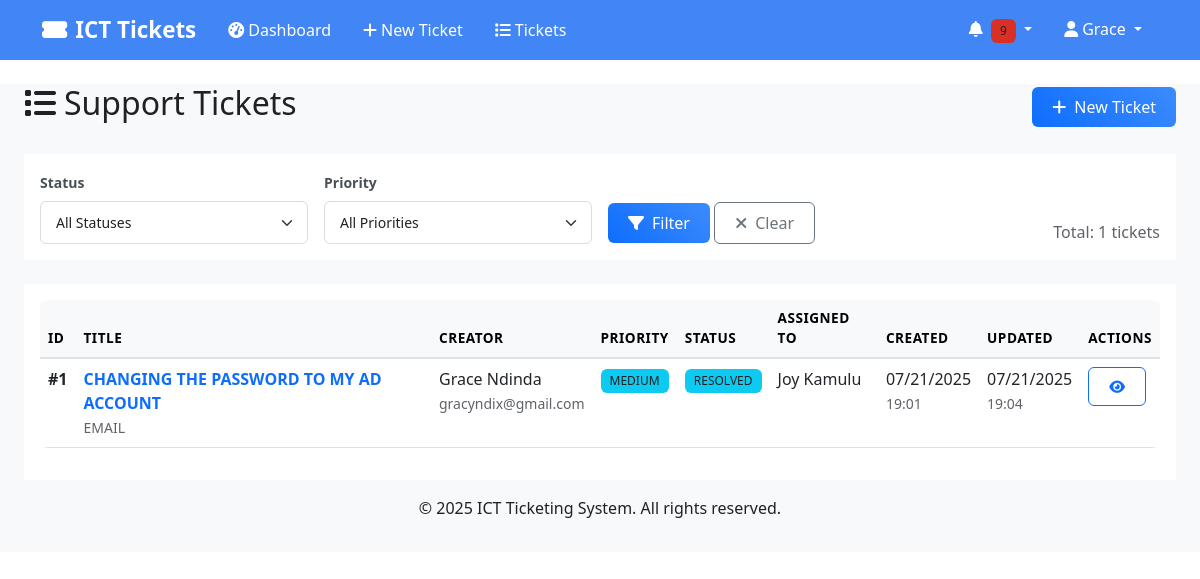
The page /tickets (signed in) on the database as committed earlier.
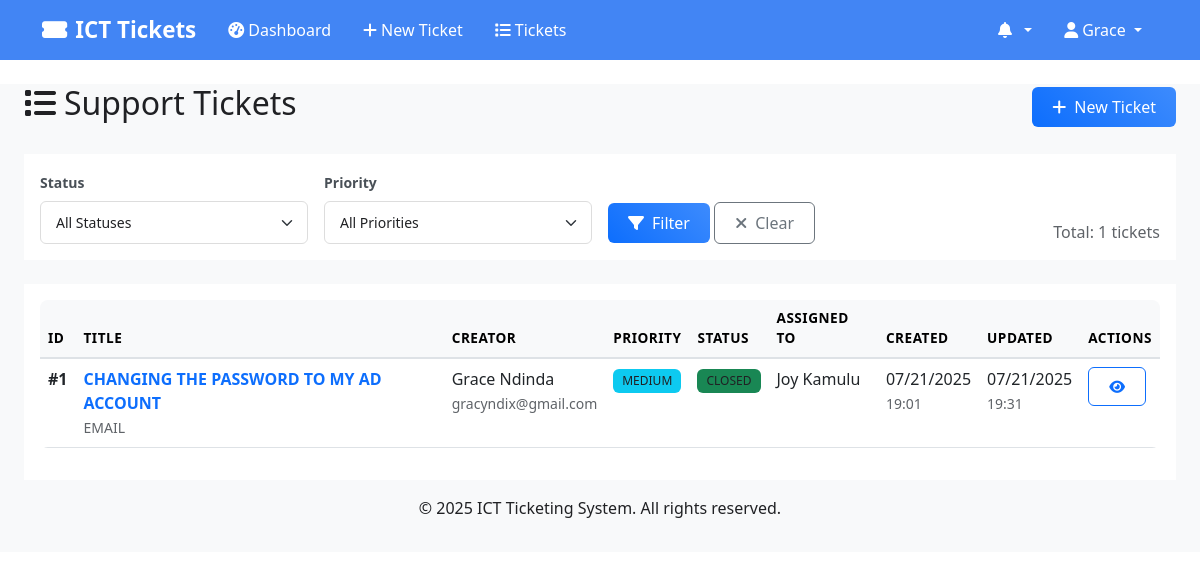
The same page on the database as committed later.
### models.py (models this page shows, shortened)
class Ticket(db.Model):
    __tablename__ = 'tickets'
    id = db.Column(db.Integer, primary_key=True)
    title = db.Column(db.String(200), nullable=False)
    description = db.Column(db.Text, nullable=False)
    priority = db.Column(db.String(10), nullable=False)  # 'URGENT', 'HIGH', 'MEDIUM', 'LOW'
    status = db.Column(db.String(20), default='OPEN')  # 'OPEN', 'IN_PROGRESS', 'RESOLVED', 'CLOSED'
    category = db.Column(db.String(50), nullable=True)
    created_by_id = db.Column(db.Integer, db.ForeignKey('users.id'), nullable=False)
    assigned_to_id = db.Column(db.Integer, db.ForeignKey('users.id'), nullable=True)
    created_at = db.Column(db.DateTime, default=datetime.utcnow)
    updated_at = db.Column(db.DateTime, default=datetime.utcnow, onupdate=datetime.utcnow)
    resolved_at = db.Column(db.DateTime, nullable=True)
    closed_at = db.Column(db.DateTime, nullable=True)
    comments = db.relationship('TicketComment', backref='ticket', cascade='all, delete-orphan')
    notifications = db.relationship('Notification', backref='ticket', cascade='all, delete-orphan')
    @property
    def priority_color(self):
        colors = {
            'URGENT': 'danger',
            'HIGH': 'warning',
            'MEDIUM': 'info',
            'LOW': 'success'
        }
        return colors.get(self.priority, 'secondary')
    @property
    def status_color(self):
        colors = {
            'OPEN': 'primary',
            'IN_PROGRESS': 'warning',
            'RESOLVED': 'info',
            'CLOSED': 'success'
        }
        return colors.get(self.status, 'secondary')

class User(UserMixin, db.Model):
    __tablename__ = 'users'
    id = db.Column(db.Integer, primary_key=True)
    username = db.Column(db.String(80), unique=True, nullable=False)
    email = db.Column(db.String(120), unique=True, nullable=False)
    phone = db.Column(db.String(20), nullable=True)
    password_hash = db.Column(db.String(256), nullable=False)
    first_name = db.Column(db.String(50), nullable=False)
    last_name = db.Column(db.String(50), nullable=False)
    role = db.Column(db.String(20), nullable=False)  # 'user', 'tech', 'admin'
    department_id = db.Column(db.Integer, db.ForeignKey('departments.id'), nullable=True)
    is_active = db.Column(db.Boolean, default=True)
    created_at = db.Column(db.DateTime, default=datetime.utcnow)
    updated_at = db.Column(db.DateTime, default=datetime.utcnow, onupdate=datetime.utcnow)
    department = db.relationship('Department', backref='users')
    created_tickets = db.relationship('Ticket', foreign_keys='Ticket.created_by_id', backref='creator')
    assigned_tickets = db.relationship('Ticket', foreign_keys='Ticket.assigned_to_id', backref='assignee')
    @property
    def full_name(self):
        return f"{self.first_name} {self.last_name}"

### routes.py (the view)
@app.route('/tickets')
@login_required
def list_tickets():
    page = request.args.get('page', 1, type=int)
    status_filter = request.args.get('status', '')
    priority_filter = request.args.get('priority', '')
    query = Ticket.query
    if current_user.role == 'user':
        query = query.filter_by(created_by_id=current_user.id)
    elif current_user.role == 'tech':
        query = query.filter(
            (Ticket.assigned_to_id == current_user.id) |
            (Ticket.assigned_to_id == None)
        )
    if status_filter:
        query = query.filter_by(status=status_filter)
    if priority_filter:
        query = query.filter_by(priority=priority_filter)
    tickets = query.order_by(Ticket.created_at.desc()).paginate(
        page=page, per_page=20, error_out=False
    )
    return render_template('ticket_list.html', tickets=tickets)

### app.py (called while the page is built)
@login_manager.user_loader
def load_user(user_id):
    from models import User
    return User.query.get(int(user_id))

### templates/ticket_list.html (shortened to what the changed rows need)
{% extends "base.html" %}
{% block content %}
<div class="container-fluid">
    <div class="row">
        <div class="col-12">
            <div class="d-flex justify-content-between align-items-center mb-4">
                <h2><i class="fas fa-list me-2"></i>Support Tickets</h2>
            </div>
        </div>
    </div>
    <div class="row">
        <div class="col-12">
            <div class="card">
                <div class="card-body">
                    {% if tickets.items %}
                    <div class="table-responsive">
                        <table class="table table-hover">
                            <thead class="table-light">
                                <tr>
                                    <th>ID</th>
                                    <th>Title</th>
                                    <th>Creator</th>
                                    <th>Priority</th>
                                    <th>Status</th>
                                    <th>Assigned To</th>
                                    <th>Created</th>
                                    <th>Updated</th>
                                    <th>Actions</th>
                                </tr>
                            </thead>
                            <tbody>
                                {% for ticket in tickets.items %}
                                <tr class="{% if ticket.priority == 'URGENT' %}table-danger{% endif %}">
                                    <td><strong>#{{ ticket.id }}</strong></td>
                                    <td>
                                        <a href="{{ url_for('view_ticket', ticket_id=ticket.id) }}"
                                           class="text-decoration-none fw-bold">
                                            {{ ticket.title[:50] }}{% if ticket.title|length > 50 %}...{% endif %}
                                        </a>
                                        <br>
                                        <small class="text-muted">{{ ticket.category }}</small>
                                    </td>
                                    <td>
                                        {{ ticket.creator.full_name }}<br>
                                        <small class="text-muted">{{ ticket.creator.email }}</small>
                                    </td>
                                    <td>
                                        <span class="badge bg-{{ ticket.priority_color }}">
                                            {{ ticket.priority }}
                                        </span>
                                    </td>
                                    <td>
                                        <span class="badge bg-{{ ticket.status_color }}">
                                            {{ ticket.status.replace('_', ' ') }}
                                        </span>
                                    </td>
                                    <td>
                                        {% if ticket.assignee %}
                                        {{ ticket.assignee.full_name }}
                                        {% else %}
                                        <span class="text-muted">Unassigned</span>
                                        {% endif %}
                                    </td>
                                    <td>
                                        {{ ticket.created_at.strftime('%m/%d/%Y') }}<br>
                                        <small class="text-muted">{{ ticket.created_at.strftime('%H:%M') }}</small>
                                    </td>
                                    <td>
                                        {% if ticket.updated_at != ticket.created_at %}
                                        {{ ticket.updated_at.strftime('%m/%d/%Y') }}<br>
                                        <small class="text-muted">{{ ticket.updated_at.strftime('%H:%M') }}</small>
                                        {% else %}
                                        <span class="text-muted">-</span>
                                        {% endif %}
                                    </td>
                                    <td>
                                        <div class="btn-group" role="group">
                                            <a href="{{ url_for('view_ticket', ticket_id=ticket.id) }}"
                                               class="btn btn-sm btn-outline-primary">
                                                <i class="fas fa-eye"></i>
                                            </a>
                                        </div>
                                    </td>
                                </tr>
                                {% endfor %}
                            </tbody>
                        </table>
                    </div>
                    {% endif %}
                </div>
            </div>
        </div>
    </div>
</div>
{% endblock %}

### templates/base.html (shortened to what this page needs)
<!DOCTYPE html>
<html lang="en">
<head>
    <link href="https://cdn.jsdelivr.net/npm/bootstrap@5.3.0/dist/css/bootstrap.min.css" rel="stylesheet">
    <link href="https://cdnjs.cloudflare.com/ajax/libs/font-awesome/6.4.0/css/all.min.css" rel="stylesheet">
    <link href="{{ url_for('static', filename='css/style.css') }}" rel="stylesheet">
</head>
<body>
    <nav class="navbar navbar-expand-lg shadow-sm" style="background-color: #4285f4 !important;">
        <div class="container" style="background-color: #4285f4;">
            <a class="navbar-brand" href="{{ url_for('dashboard' if current_user.is_authenticated else 'index') }}" style="color: #ffffff !important; font-weight: 600;">
                <i class="fas fa-ticket-alt me-2"></i>ICT Tickets
            </a>
            {% if current_user.is_authenticated %}
            <div class="collapse navbar-collapse" id="navbarNav">
                <ul class="navbar-nav me-auto">
                    <li class="nav-item">
                        <a class="nav-link" href="{{ url_for('dashboard') }}" style="color: #ffffff !important; font-weight: 500;">
                            <i class="fas fa-tachometer-alt me-1"></i>Dashboard
                        </a>
                    </li>
                    {% if current_user.role in ['user', 'admin'] %}
                    <li class="nav-item">
                        <a class="nav-link" href="{{ url_for('create_ticket') }}" style="color: #ffffff !important; font-weight: 500;">
                            <i class="fas fa-plus me-1"></i>New Ticket
                        </a>
                    </li>
                    {% endif %}
                    <li class="nav-item">
                        <a class="nav-link" href="{{ url_for('list_tickets') }}" style="color: #ffffff !important; font-weight: 500;">
                            <i class="fas fa-list me-1"></i>Tickets
                        </a>
                    </li>
                </ul>
                <ul class="navbar-nav">
                    <li class="nav-item dropdown">
                        <a class="nav-link dropdown-toggle" href="#" role="button" data-bs-toggle="dropdown" style="color: #ffffff !important; font-weight: 500;">
                            <i class="fas fa-bell me-1"></i>
                            {% set unread_count = 0 %}
                            {% if current_user.notifications is defined and current_user.notifications %}
                                {% set unread_count = current_user.notifications|selectattr('is_read', 'equalto', False)|list|length %}
                            {% endif %}
                            {% if unread_count > 0 %}
                            <span class="badge bg-danger">{{ unread_count }}</span>
                            {% endif %}
                        </a>
                            {% set recent_notifications = [] %}
                            {% if current_user.notifications is defined and current_user.notifications %}
                                {% set recent_notifications = current_user.notifications[:5] %}
                            {% endif %}
                    </li>
                    <li class="nav-item dropdown">
                        <a class="nav-link dropdown-toggle" href="#" role="button" data-bs-toggle="dropdown" style="color: #ffffff !important; font-weight: 500;">
                            <i class="fas fa-user me-1"></i>{{ current_user.first_name }}
                        </a>
                    </li>
                </ul>
            </div>
            {% endif %}
        </div>
    </nav>
    <main class="container-fluid mt-4">
        {% block content %}{% endblock %}
    </main>
    <footer class="bg-light text-center text-muted py-3 mt-5">
        <div class="container">
            <p>&copy; 2025 ICT Ticketing System. All rights reserved.</p>
        </div>
    </footer>
</body>
</html>

Rows that differ between the two databases and show on the page:
changed Ticket "CHANGING THE PASSWORD TO MY AD ACCOUNT": status "RESOLVED" → "CLOSED" (drawn); status.replace "RESOLVED" → "CLOSED"; updated_at "19:04" → "19:31"
Other text that changed with them:
{{ unread_count }}: "9" → (not shown)
